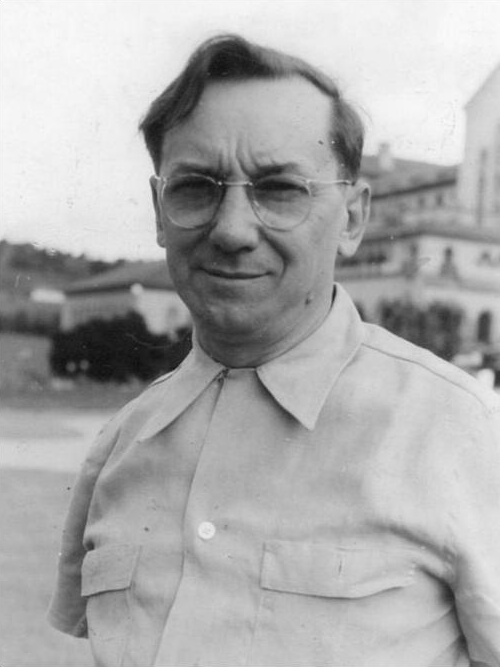
#> input picture data-raw/logo/portinari_1962.png, 500 x 667 px
$ python segment.py
#> lines starting #> are read from the running program, lines starting #| are printed output that depends on the picture; after the words box and inside, x2 and y2 are one past the last pixel; in counts of white or black regions, pixels touching at a corner belong together
"""Step 1 of the logo: separate Portinari from the background (GrabCut).

Source photo: "Candido Portinari (1962)", Arquivo Nacional (Brazilian National
Archives), public domain, via Wikimedia Commons:
https://commons.wikimedia.org/wiki/File:C%C3%A2ndido_Portinari_(1962).jpg

Run from this folder:  python3 segment.py && python3 posterize.py &&
python3 build_logo.py '<config json>'   (see README.md here)
Requires: opencv-python, numpy, potracer, cairosvg, fonttools; Inter Display font.
"""
import cv2, numpy as np
img = cv2.imread('portinari_1962.png'); h, w = img.shape[:2]
#> further down, img is the input picture: shape (667, 500, 3); min 13, max 255, mean 171.9
#> after `h, w = img.shape[:2]`: h = 667; w = 500
mask = np.full((h, w), cv2.GC_PR_BGD, np.uint8)
body = np.array([[150,40],[360,40],[380,170],[372,290],[350,300],[445,368],[470,450],
                 [482,667],[55,667],[85,470],[110,400],[200,340],[160,300],[140,170]], np.int32)
cv2.fillPoly(mask, [body], cv2.GC_PR_FGD)
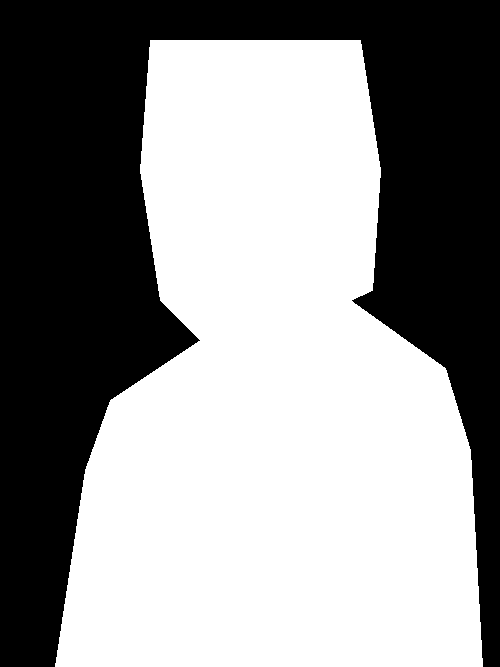
#> mask: shape (667, 500); values 2 (black) and 3 (white), 56.9% white; 1 black region, box (x1, y1, x2, y2) and area: (0, 0, 500, 667) 143727
mask[:28, :] = cv2.GC_BGD
outside = np.ones((h, w), np.uint8); cv2.fillPoly(outside, [body], 0); mask[outside == 1] = cv2.GC_BGD
cv2.ellipse(mask, (255, 215), (80, 105), 0, 0, 360, cv2.GC_FGD, -1)
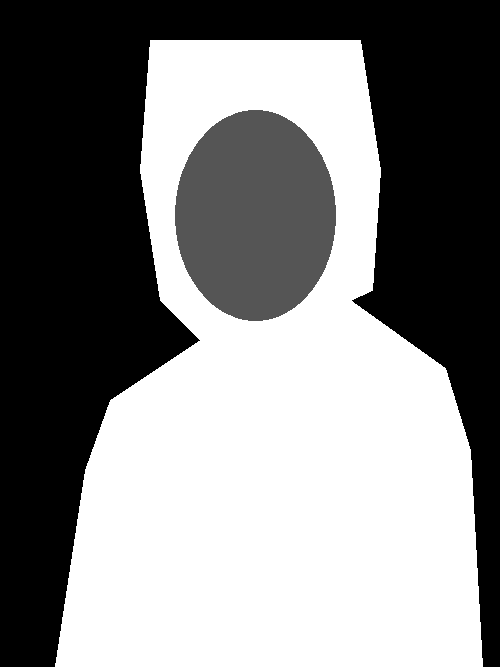
#> mask: shape (667, 500); min 0, max 3, mean 1.55; drawn with min black and max white
cv2.rectangle(mask, (170, 400), (420, 667), cv2.GC_FGD, -1)
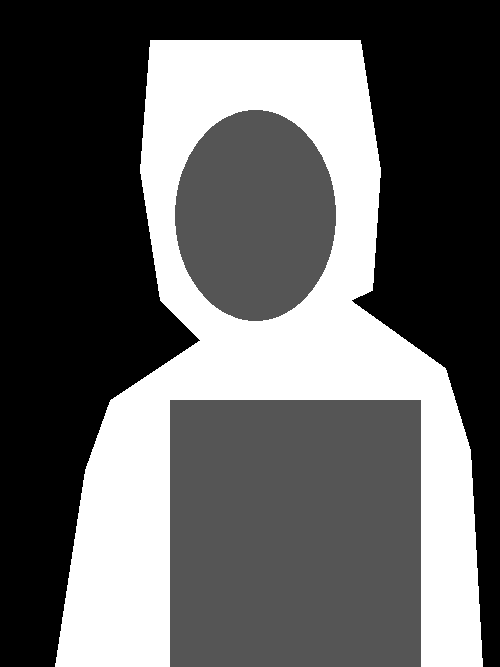
#> mask: shape (667, 500); min 0, max 3, mean 1.15; drawn with min black and max white
bgd = np.zeros((1, 65)); fgd = np.zeros((1, 65))
cv2.grabCut(img, mask, None, bgd, fgd, 10, cv2.GC_INIT_WITH_MASK)
m = np.where((mask == 1) | (mask == 3), 255, 0).astype(np.uint8)
m = cv2.morphologyEx(m, cv2.MORPH_OPEN, np.ones((5, 5), np.uint8))
m = cv2.morphologyEx(m, cv2.MORPH_CLOSE, np.ones((11, 11), np.uint8))
n, lab, st, _ = cv2.connectedComponentsWithStats(m); k = 1 + np.argmax(st[1:, 4])
#> after `n, lab, st, _ = cv2.connectedComponentsWithStats(m)`: n = 2
#> after `n, lab, st, _ = cv2.connectedComponentsWithStats(m)`:
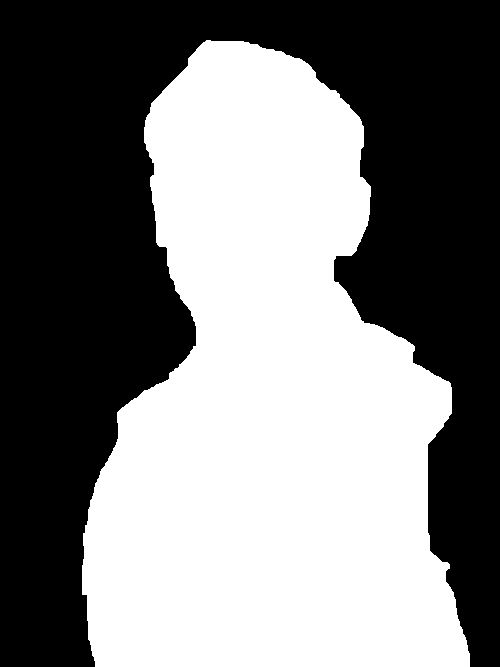
#> m: shape (667, 500); 49% white; 1 white region, box (x1, y1, x2, y2) and area: (82, 40, 470, 667) 163308
#> after `k = 1 + np.argmax(st[1:, 4])`: k = 1
m = np.where(lab == k, 255, 0).astype(np.uint8)
inv = 255 - m; n, lab, st, _ = cv2.connectedComponentsWithStats(inv)
for i in range(1, n):
    x, y, ww, hh, a = st[i]
    if x > 0 and y > 0 and x + ww < w and y + hh < h:
        m[lab == i] = 255
m = cv2.GaussianBlur(m, (7, 7), 0); m = np.where(m > 127, 255, 0).astype(np.uint8)
cv2.imwrite('mask.png', m)
